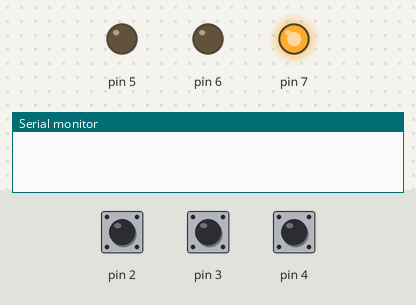
Recording of a sketch running on a simulated Arduino Uno, built with avr-gcc and run on an emulated ATmega328P. Shown: output pins drawn as LEDs (lit = HIGH), the last lines printed to the serial monitor. Inputs (shaded band) come from the test bench; at power-on: pin 2 HIGH, pin 3 HIGH, pin 4 HIGH. Random numbers use the default seed unless the sketch sets one.

Above: at 0.1 s.
At 1.1 s:
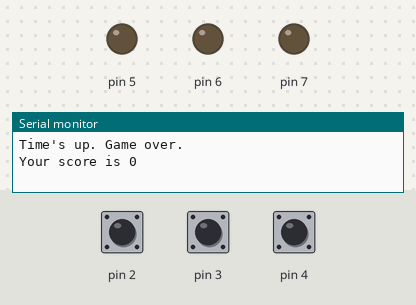
Timing chart, 0 to 2.6 s (numbered marks = the images above):
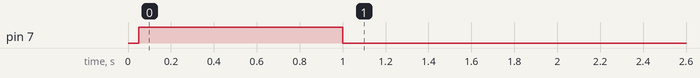

The sketch:

LED_game.ino
```cpp
const int speaker = 8;
int timer = 1000;
unsigned long last_reset = 0;
int led_pin;
int score = 0;
bool playing = true;

void setup() {
  pinMode(2, INPUT_PULLUP);
  pinMode(3, INPUT_PULLUP);
  pinMode(4, INPUT_PULLUP);
  pinMode(A0,INPUT);
  pinMode(5, OUTPUT);
  pinMode(6, OUTPUT);
  pinMode(7, OUTPUT);
  Serial.begin(9600);
  randomSeed(analogRead(A0));
  reset();
}

void loop() {
  if (playing) {
    const bool a = digitalRead(2);
    const bool b = digitalRead(3);
    const bool c = digitalRead(4);
    if (!(a && b && c)) {
      if (correct_pin(a,b,c)) {
        reset();
        delay(250);
        last_reset = millis();
        timer = 250;
        score++;
      } else {
        playing = false;
        digitalWrite(led_pin, LOW);
        Serial.println("Wrong button. Game over.");
        Serial.println("Your score is " + String(score));
      }
    }
    if (millis() - last_reset > timer) {
      playing = false;
      digitalWrite(led_pin, LOW);
      Serial.println("Time's up. Game over.");
      Serial.println("Your score is " + String(score));
    }
  }
}

void reset() {
  digitalWrite(led_pin, LOW);
  delay(50);
  led_pin = random(5,8);
  digitalWrite(led_pin, HIGH);
}

bool correct_pin(bool a, bool b, bool c) { // note that "true" means the button is NOT pressed
  if (led_pin == 5) {
    return b && c; // if all buttons are hit then still return false
  } else if (led_pin == 6) {
    return a && c;
  } else {
    return a && b;
  }
}
```

Measured:
- by itself, pin 7: HIGH → LOW at 1.0 s
